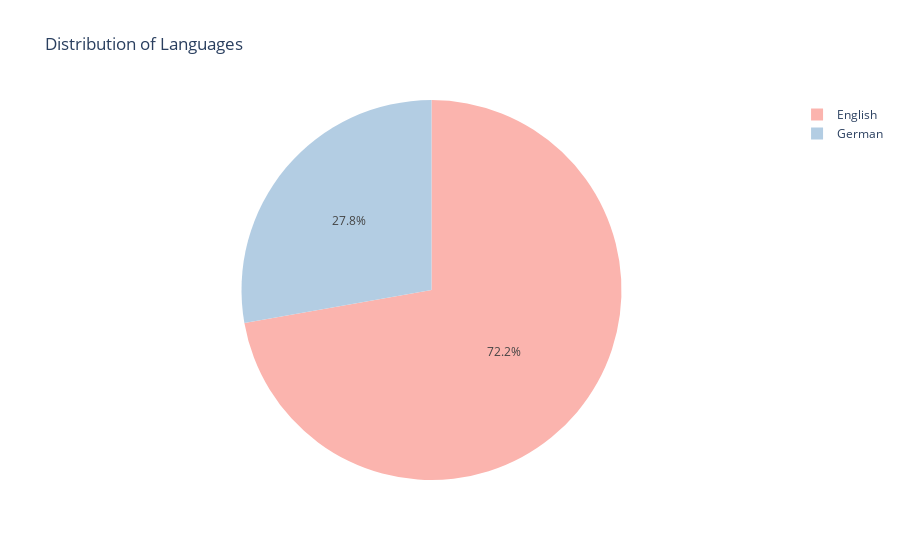

Notebook cell for this chart:
### Code cell
# Count occurrences of each module
language_counts = df["encoded_language"].value_counts().reset_index()
language_counts.columns = ["Language", "Count"]
print(f"Count of 'Languages' in 'Courses': {language_counts}")

fig = px.pie(
    language_counts,
    names="Language",
    values="Count",
    title="Distribution of Languages",
    color_discrete_sequence=px.colors.qualitative.Pastel1
)

fig.show()

### Figure 1 — Plotly figure (JSON) as saved in the notebook; plotly's stock layout.template omitted (floating-point values rounded to 4 significant figures)
{"data": [{"domain": {"x": [0, 1], "y": [0, 1]}, "hovertemplate": "Language=%{label}<br>Count=%{value}<extra></extra>", "labels": ["English", "German"], "legendgroup": "", "name": "", "showlegend": true, "type": "pie", "values": [13, 5]}], "layout": {"legend": {"tracegroupgap": 0}, "piecolorway": ["rgb(251,180,174)", "rgb(179,205,227)", "rgb(204,235,197)", "rgb(222,203,228)", "rgb(254,217,166)", "rgb(255,255,204)", "rgb(229,216,189)", "rgb(253,218,236)", "rgb(242,242,242)"], "title": {"text": "Distribution of Languages"}}}
